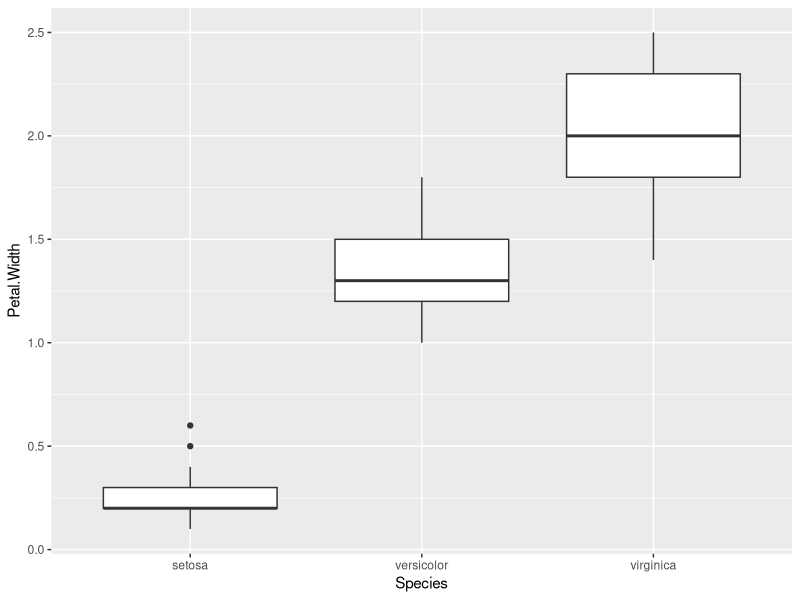

R code for this plot:
library(tidyverse)

#Find the error/typo, and the fix it.
#Save the script and use this corrected file to submit to my original repository
#using a pull request

ggplot(data = iris, 
       aes(x = Species, 
           y = Petal.Width)) + 
  geom_boxplot()  #ROTATE


# Start a new branch for each feature development (i.e. each part of the project)

# I used git branch -d david   to delete the branch locally
# I used git remote prune origin   to remove stale branches. In other words, for me to correctly see locally what branches exist on the remote.